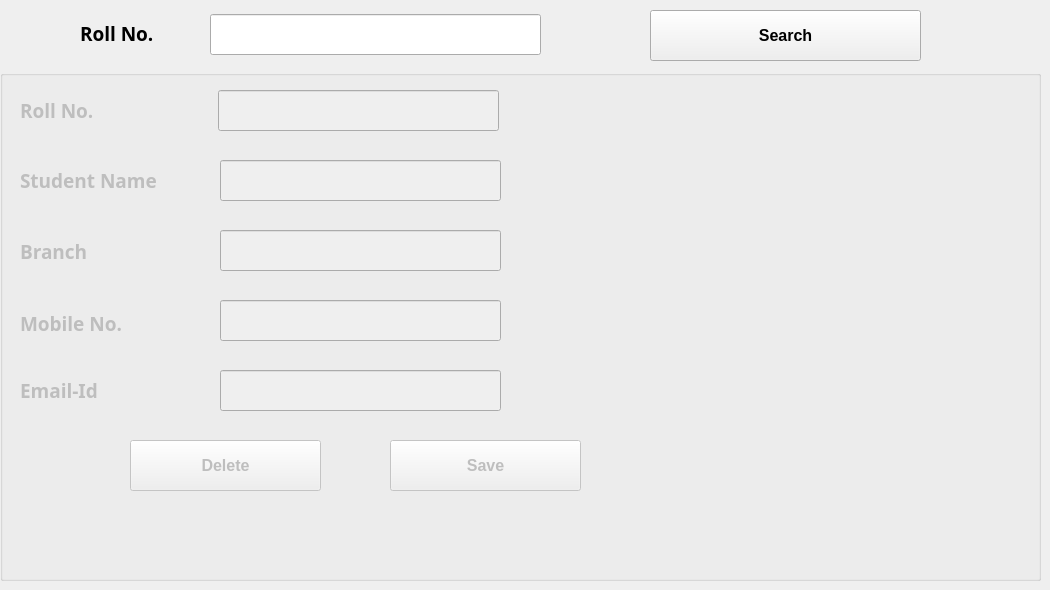
      <widget class="QWidget" name="tab_14">
       <attribute name="title">
        <string>Edit or Delete Student</string>
       </attribute>
       <widget class="QLabel" name="label_43">
        <property name="geometry">
         <rect>
          <x>80</x>
          <y>13</y>
          <width>181</width>
          <height>41</height>
         </rect>
        </property>
        <property name="font">
         <font>
          <family>Yu Gothic UI Semibold</family>
          <pointsize>14</pointsize>
          <weight>75</weight>
          <bold>true</bold>
         </font>
        </property>
        <property name="text">
         <string>Roll No.</string>
        </property>
       </widget>
       <widget class="QPushButton" name="pushButton_25">
        <property name="geometry">
         <rect>
          <x>650</x>
          <y>10</y>
          <width>271</width>
          <height>51</height>
         </rect>
        </property>
        <property name="font">
         <font>
          <pointsize>12</pointsize>
          <weight>75</weight>
          <bold>true</bold>
         </font>
        </property>
        <property name="text">
         <string>Search</string>
        </property>
       </widget>
       <widget class="QLineEdit" name="lineEdit_22">
        <property name="geometry">
         <rect>
          <x>210</x>
          <y>14</y>
          <width>331</width>
          <height>41</height>
         </rect>
        </property>
        <property name="font">
         <font>
          <pointsize>12</pointsize>
         </font>
        </property>
       </widget>
       <widget class="QGroupBox" name="groupBox_7">
        <property name="enabled">
         <bool>false</bool>
        </property>
        <property name="geometry">
         <rect>
          <x>0</x>
          <y>70</y>
          <width>1041</width>
          <height>511</height>
         </rect>
        </property>
        <property name="title">
         <string/>
        </property>
        <widget class="QLineEdit" name="lineEdit_24">
         <property name="geometry">
          <rect>
           <x>220</x>
           <y>90</y>
           <width>281</width>
           <height>41</height>
          </rect>
         </property>
         <property name="font">
          <font>
           <pointsize>12</pointsize>
          </font>
         </property>
        </widget>
        <widget class="QLabel" name="label_46">
         <property name="geometry">
          <rect>
           <x>20</x>
           <y>161</y>
           <width>151</width>
           <height>41</height>
          </rect>
         </property>
         <property name="font">
          <font>
           <family>Yu Gothic UI Semibold</family>
           <pointsize>14</pointsize>
           <weight>75</weight>
           <bold>true</bold>
          </font>
         </property>
         <property name="text">
          <string>Branch</string>
         </property>
        </widget>
        <widget class="QPushButton" name="pushButton_23">
         <property name="geometry">
          <rect>
           <x>390</x>
           <y>370</y>
           <width>191</width>
           <height>51</height>
          </rect>
         </property>
         <property name="font">
          <font>
           <pointsize>12</pointsize>
           <weight>75</weight>
           <bold>true</bold>
          </font>
         </property>
         <property name="text">
          <string>Save</string>
         </property>
        </widget>
        <widget class="QPushButton" name="pushButton_24">
         <property name="geometry">
          <rect>
           <x>130</x>
           <y>370</y>
           <width>191</width>
           <height>51</height>
          </rect>
         </property>
         <property name="font">
          <font>
           <pointsize>12</pointsize>
           <weight>75</weight>
           <bold>true</bold>
          </font>
         </property>
         <property name="text">
          <string>Delete</string>
         </property>
        </widget>
        <widget class="QLineEdit" name="lineEdit_26">
         <property name="geometry">
          <rect>
           <x>220</x>
           <y>230</y>
           <width>281</width>
           <height>41</height>
          </rect>
         </property>
         <property name="font">
          <font>
           <pointsize>12</pointsize>
          </font>
         </property>
        </widget>
        <widget class="QLineEdit" name="lineEdit_39">
         <property name="geometry">
          <rect>
           <x>220</x>
           <y>300</y>
           <width>281</width>
           <height>41</height>
          </rect>
         </property>
         <property name="font">
          <font>
           <pointsize>12</pointsize>
          </font>
         </property>
        </widget>
        <widget class="QLabel" name="label_45">
         <property name="geometry">
          <rect>
           <x>20</x>
           <y>90</y>
           <width>181</width>
           <height>41</height>
          </rect>
         </property>
         <property name="font">
          <font>
           <family>Yu Gothic UI Semibold</family>
           <pointsize>14</pointsize>
           <weight>75</weight>
           <bold>true</bold>
          </font>
         </property>
         <property name="text">
          <string>Student Name</string>
         </property>
        </widget>
        <widget class="QLineEdit" name="lineEdit_23">
         <property name="geometry">
          <rect>
           <x>218</x>
           <y>20</y>
           <width>281</width>
           <height>41</height>
          </rect>
         </property>
         <property name="font">
          <font>
           <pointsize>12</pointsize>
          </font>
         </property>
        </widget>
        <widget class="QLabel" name="label_47">
         <property name="geometry">
          <rect>
           <x>20</x>
           <y>233</y>
           <width>151</width>
           <height>41</height>
          </rect>
         </property>
         <property name="font">
          <font>
           <family>Yu Gothic UI Semibold</family>
           <pointsize>14</pointsize>
           <weight>75</weight>
           <bold>true</bold>
          </font>
         </property>
         <property name="text">
          <string>Mobile No.</string>
         </property>
        </widget>
        <widget class="QLineEdit" name="lineEdit_25">
         <property name="geometry">
          <rect>
           <x>220</x>
           <y>160</y>
           <width>281</width>
           <height>41</height>
          </rect>
         </property>
         <property name="font">
          <font>
           <pointsize>12</pointsize>
          </font>
         </property>
        </widget>
        <widget class="QLabel" name="label_44">
         <property name="geometry">
          <rect>
           <x>20</x>
           <y>20</y>
           <width>181</width>
           <height>41</height>
          </rect>
         </property>
         <property name="font">
          <font>
           <family>Yu Gothic UI Semibold</family>
           <pointsize>14</pointsize>
           <weight>75</weight>
           <bold>true</bold>
          </font>
         </property>
         <property name="text">
          <string>Roll No.</string>
         </property>
        </widget>
        <widget class="QLabel" name="label_54">
         <property name="geometry">
          <rect>
           <x>20</x>
           <y>300</y>
           <width>151</width>
           <height>41</height>
          </rect>
         </property>
         <property name="font">
          <font>
           <family>Yu Gothic UI Semibold</family>
           <pointsize>14</pointsize>
           <weight>75</weight>
           <bold>true</bold>
          </font>
         </property>
         <property name="text">
          <string>Email-Id</string>
         </property>
        </widget>
       </widget>
      </widget>
